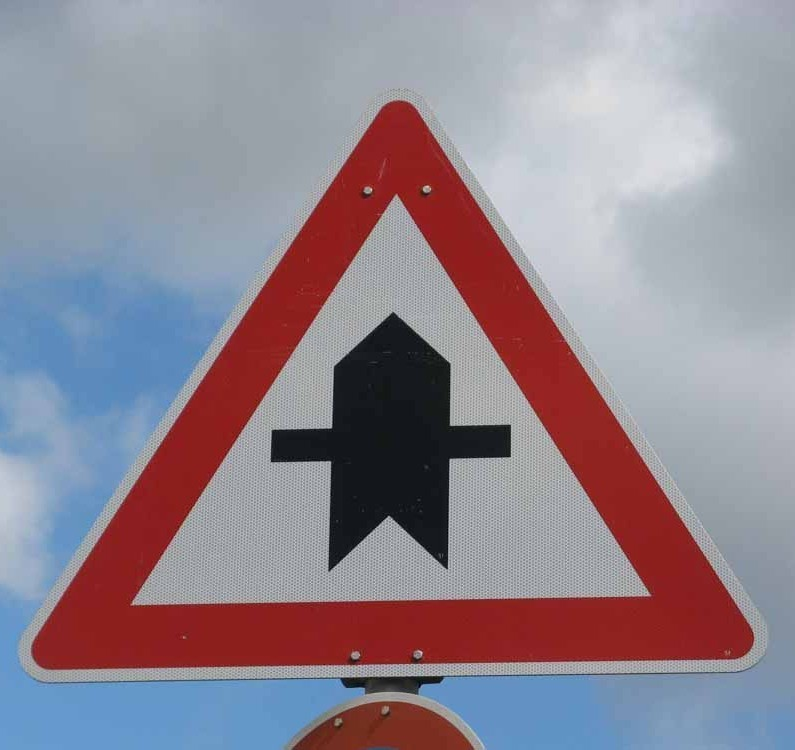
#> input picture difficult_images/0.jpg, 795 x 750 px
$ python -i image_processor.py   (imports and definitions only)
#> lines starting #> are read from the running program, lines starting #| are printed output that depends on the picture
#> further down, picture is the input picture: shape (750, 795, 3); mean B, G, R 144.8, 133.7, 144.6
import cv2
import numpy as np

# http://www.cs.toronto.edu/~adeandrade/assets/bpfcnnatorii.pdf
# http://lamda.nju.edu.cn/weixs/project/CNNTricks/CNNTricks.html
# https://github.com/jpthalman/CarND/blob/master/Projects/P2-TrafficSigns/Traffic_Signs_Recognition.ipynb


def random_transform(img):
    # There are total of 6 transformation
    # I will create an boolean array of 6 elements [ 0 or 1]
    a = np.random.randint(0, 2, [1, 5]).astype('bool')[0]
    # [4 lines of commented-out code are left out]
    if a[2] == 1:
        img = shear(img)
    if a[3] == 1:
        img = blur(img)
    if a[4] == 1:
        img = gamma(img)
    return img


def translate(img):
    x = img.shape[0]
    y = img.shape[1]

    x_shift = np.random.uniform(-0.3 * x, 0.3 * x)
    y_shift = np.random.uniform(-0.3 * y, 0.3 * y)

    shift_matrix = np.float32([[1, 0, x_shift], [0, 1, y_shift]])
    shift_img = cv2.warpAffine(img, shift_matrix, (x, y))

    return shift_img


def rotate(img):
    row, col, channel = img.shape

    angle = np.random.uniform(-60, 60)
    rotation_point = (row / 2, col / 2)
    rotation_matrix = cv2.getRotationMatrix2D(rotation_point, angle, 1)

    rotated_img = cv2.warpAffine(img, rotation_matrix, (col, row))
    return rotated_img


def shear(img):
    x, y, channel = img.shape
#> x = 750; y = 795; channel = 3

    shear = np.random.randint(5,15)
    pts1 = np.array([[5, 5], [20, 5], [5, 20]]).astype('float32')
    pt1 = 5 + shear * np.random.uniform() - shear / 2
    pt2 = 20 + shear * np.random.uniform() - shear / 2
    pts2 = np.float32([[pt1, 5], [pt2, pt1], [5, pt2]])

    M = cv2.getAffineTransform(pts1, pts2)
    result = cv2.warpAffine(img, M, (y, x))
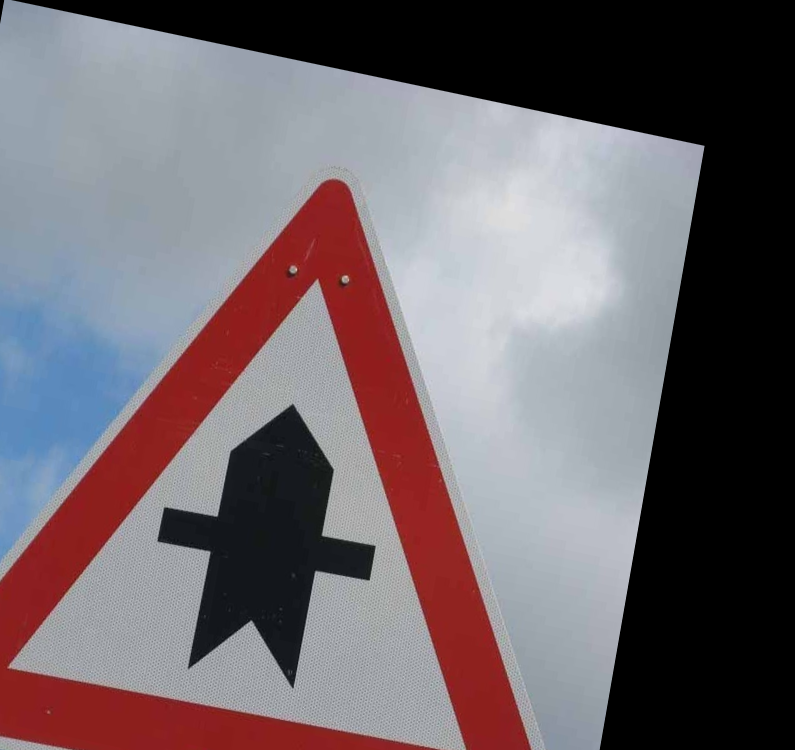
#> result: shape (750, 795, 3); mean B, G, R 108.5, 102.9, 112.7
    return result


def blur(img):
    r_int = np.random.randint(0, 2)
    odd_size = 2 * r_int + 1
    return cv2.GaussianBlur(img, (odd_size, odd_size), 0)


def gamma(img):
    gamma = np.random.uniform(0.3, 1.5)
    invGamma = 1.0 / gamma
    table = np.array([((i / 255.0) ** invGamma) * 255 for i in np.arange(0, 256)]).astype("uint8")
    new_img = cv2.LUT(img, table)
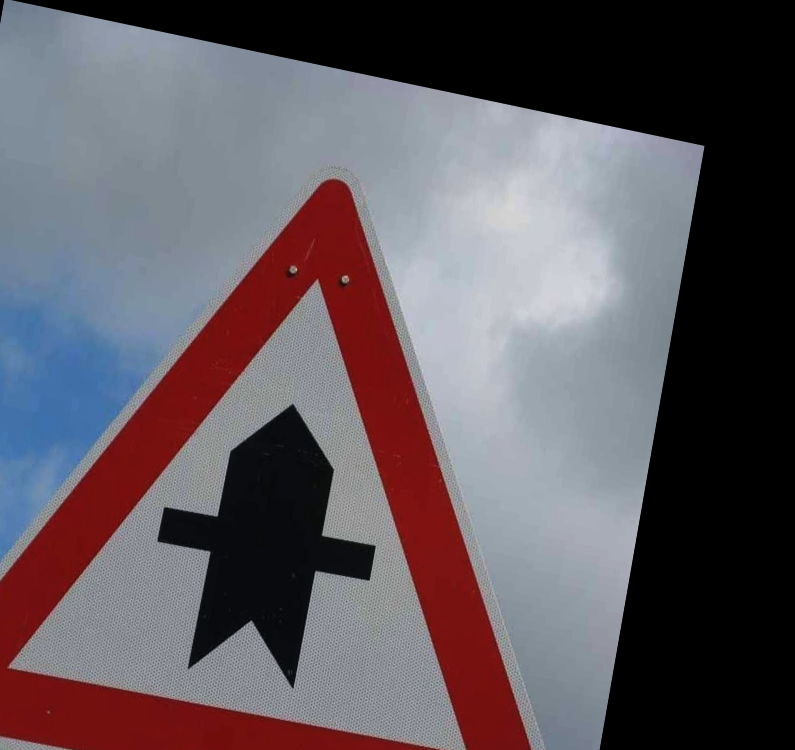
#> new_img: shape (750, 795, 3); mean B, G, R 95.1, 88.7, 96.8
    return new_img


def mean_image(images):
    # Find the mean image
    chann_index_swap = np.swapaxes(images, 0, 3)
    mean_img= [[[sum(pixel)/len(pixel) for pixel in col] for col in row] for row in chann_index_swap]
    mean_img = np.swapaxes(mean_img, 0, 2)
    mean_img = np.swapaxes(mean_img, 0, 1)
    return mean_img


def pre_process(img, mean_img):
    # Normalize data
    normalized_img = img/255.
    normalized_img -= mean_img
    return normalized_img

# def gcn(image):

# def brighten(img, level):
#
# def darken(img, level):

>>> import cv2
>>> picture = cv2.imread('../difficult_images/0.jpg')
>>> result = random_transform(picture)

$ run again, on difficult_images/2.jpg
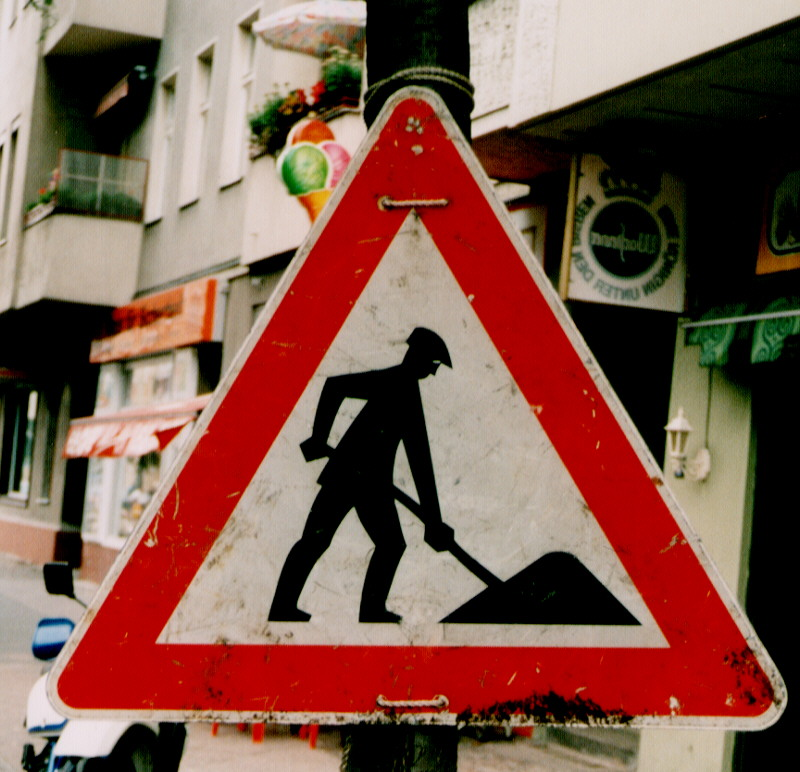
#> input picture difficult_images/2.jpg, 800 x 772 px
#> picture is the input picture: shape (772, 800, 3); mean B, G, R 74.2, 86.1, 126.2
#> in shear, `result = cv2.warpAffine(img, M, (y, x))`:
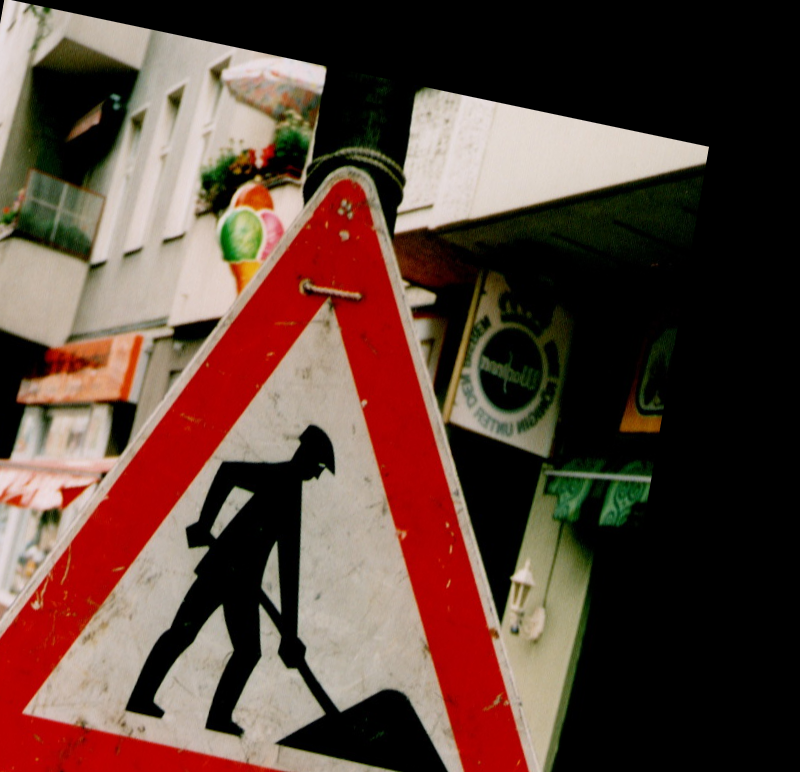
#> result: shape (772, 800, 3); mean B, G, R 57.4, 66.6, 93.1
#> in gamma, `new_img = cv2.LUT(img, table)`:
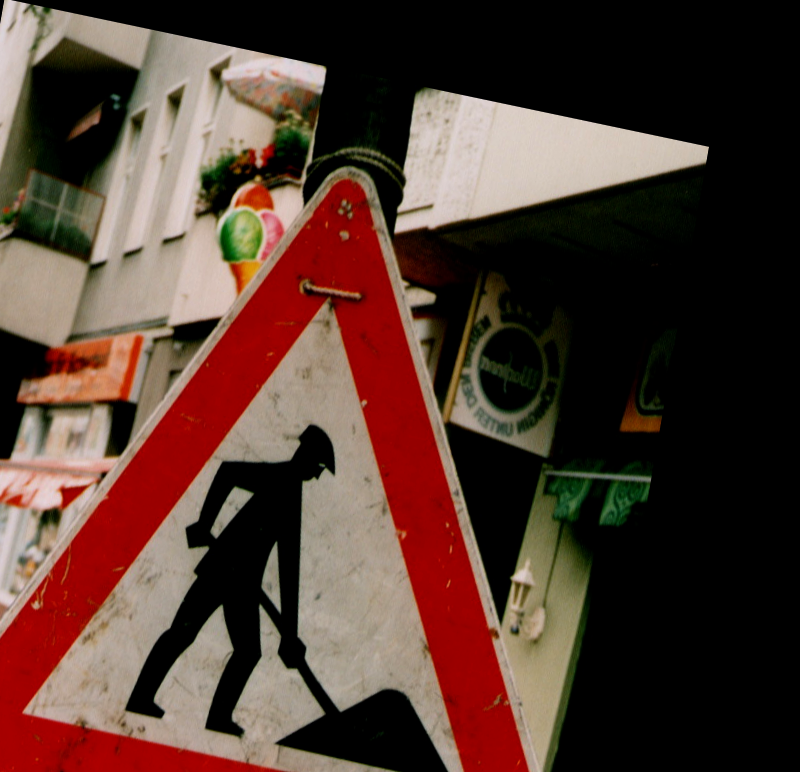
#> new_img: shape (772, 800, 3); mean B, G, R 48.8, 57.7, 83

$ run again, on difficult_images/3.jpg
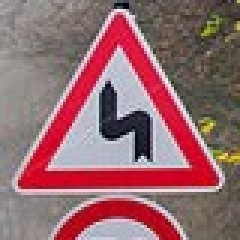
#> input picture difficult_images/3.jpg, 80 x 80 px (shown 3 times larger)
#> picture is the input picture: shape (80, 80, 3); mean B, G, R 109.8, 105.2, 148.4
#> in shear, `result = cv2.warpAffine(img, M, (y, x))`:
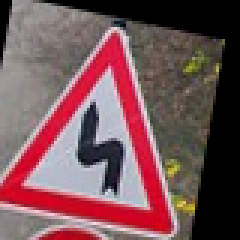
#> result: shape (80, 80, 3) (shown 3 times larger); mean B, G, R 87.4, 83.4, 119.1
#> in gamma, `new_img = cv2.LUT(img, table)`:
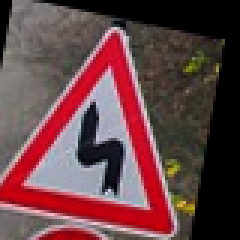
#> new_img: shape (80, 80, 3) (shown 3 times larger); mean B, G, R 70, 66.9, 102.7
